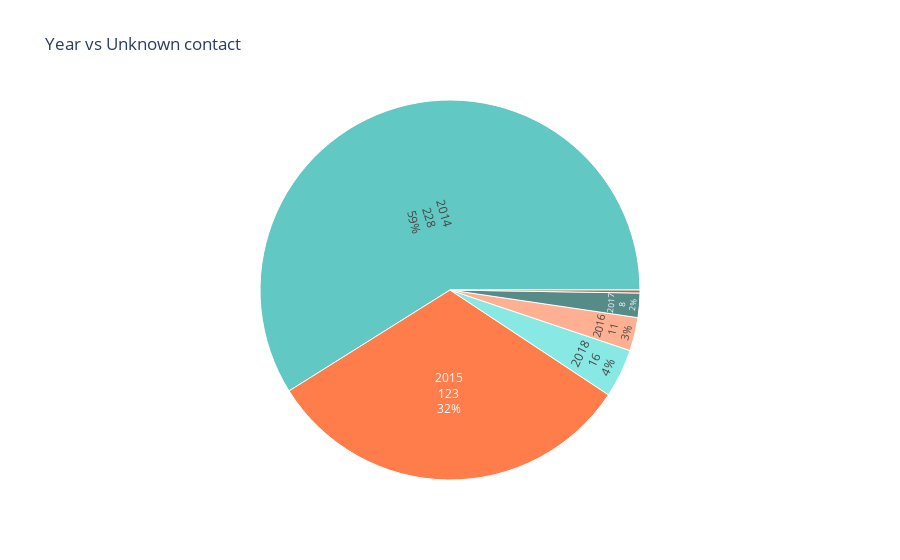

The cell this chart's notebook holds for it:
### Code cell
fig = xp.sunburst(demo, path=['Year'], values='No. of unknown contact history',
                  color_discrete_sequence=['lightseagreen', 'orangered'], title='Year vs Unknown contact')
fig.data[0].textinfo = 'label+text+value+percent root'
fig.show()

### Figure 1 — Plotly figure (JSON) as saved in the notebook; plotly's stock layout.template omitted (floating-point values rounded to 4 significant figures)
{"data": [{"hovertemplate": "labels=%{label}<br>No. of unknown contact history=%{value}<br>parent=%{parent}<br>id=%{id}<extra></extra>", "domain": {"y": [0, 1], "x": [0, 1]}, "name": "", "values": [228, 123, 11, 8, 16, 1], "labels": ["2014", "2015", "2016", "2017", "2018", "2019"], "ids": ["2014", "2015", "2016", "2017", "2018", "2019"], "branchvalues": "total", "parents": ["", "", "", "", "", ""], "textinfo": "label+text+value+percent root", "type": "sunburst"}], "layout": {"title": {"text": "Year vs Unknown contact"}, "legend": {"tracegroupgap": 0}, "sunburstcolorway": ["lightseagreen", "orangered"]}}
